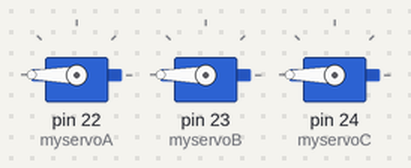
The sketch below on a simulated Arduino Mega 2560, built with avr-gcc and run on an emulated ATmega2560. On the bench: 3 × servo.

Above: at 0.05 s.
At 6.05 s:
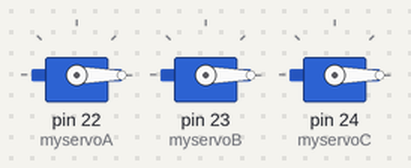
At 12.0 s:
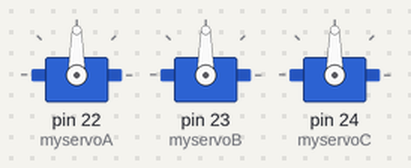
Timing chart, 0 to 15.6 s (numbered marks = the images above):
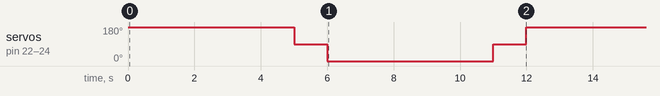

Measured:
- by itself, servo on pin 22 (myservoA), servo on pin 23 (myservoB), servo on pin 24 (myservoC): repeats every 12.0 s: 0° 5.0 s, 90° 1.0 s, 180° 5.0 s, 90° 1.0 s

The sketch:

ServoCheck.ino
```cpp
/* Servo Check

  This is a simple program to check the physical operation of the continuous
  turn servos for the 3 omni-wheel line follower bot (to be) included in the
  asmac display.
  ---> https://github.com/WCRSyyc/omni3-follower/

  There seems to be some interaction between a usb connection and the servo
  software.  With the arduino connected to a usb cable for power, only the
  backward direction commands are working.  The foward directions all result in
  near zero rotation.  Removing the usb cable, and powering the ardino through
  the power plug gets everything to work correctly.  In both cases, the servos
  are power through a separate power source (brick).

  Does not matter whether Serial is used or not.
*/

#include <Servo.h>
Servo myservoA;
Servo myservoB;
Servo myservoC;

void setup()
{
  // Serial.begin(9600);
  myservoA.attach(22);
  myservoB.attach(23);
  myservoC.attach(24);
  myservoA.write(90);
  myservoB.write(90);
  myservoC.write(90);
}

void loop()
{
  // Serial.println("full forward");
  myservoA.write(180);
  myservoB.write(180);
  myservoC.write(180);
  delay(5000);
  myservoA.write(90);
  myservoB.write(90);
  myservoC.write(90);
  delay(1000);
  // Serial.println("full backward");
  myservoA.write(0);
  myservoB.write(0);
  myservoC.write(0);
  delay(5000);
  myservoA.write(90);
  myservoB.write(90);
  myservoC.write(90);
  delay(1000);
}
```
